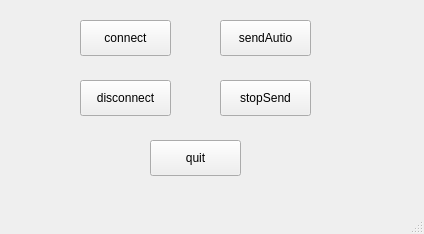
<?xml version="1.0" encoding="UTF-8"?>
<ui version="4.0">
 <class>MainWindow</class>
 <widget class="QMainWindow" name="MainWindow">
  <property name="geometry">
   <rect>
    <x>0</x>
    <y>0</y>
    <width>424</width>
    <height>234</height>
   </rect>
  </property>
  <property name="windowTitle">
   <string>MainWindow</string>
  </property>
  <widget class="QWidget" name="centralwidget">
   <widget class="QPushButton" name="connectButton">
    <property name="geometry">
     <rect>
      <x>80</x>
      <y>20</y>
      <width>91</width>
      <height>36</height>
     </rect>
    </property>
    <property name="text">
     <string>connect</string>
    </property>
   </widget>
   <widget class="QPushButton" name="quithButton">
    <property name="geometry">
     <rect>
      <x>150</x>
      <y>140</y>
      <width>91</width>
      <height>36</height>
     </rect>
    </property>
    <property name="text">
     <string>quit</string>
    </property>
   </widget>
   <widget class="QPushButton" name="sendAutioButton">
    <property name="geometry">
     <rect>
      <x>220</x>
      <y>20</y>
      <width>91</width>
      <height>36</height>
     </rect>
    </property>
    <property name="text">
     <string>sendAutio</string>
    </property>
   </widget>
   <widget class="QPushButton" name="stopSendButton">
    <property name="geometry">
     <rect>
      <x>220</x>
      <y>80</y>
      <width>91</width>
      <height>36</height>
     </rect>
    </property>
    <property name="text">
     <string>stopSend</string>
    </property>
   </widget>
   <widget class="QPushButton" name="disconnectButton">
    <property name="geometry">
     <rect>
      <x>80</x>
      <y>80</y>
      <width>91</width>
      <height>36</height>
     </rect>
    </property>
    <property name="text">
     <string>disconnect</string>
    </property>
   </widget>
  </widget>
  <widget class="QMenuBar" name="menubar">
   <property name="geometry">
    <rect>
     <x>0</x>
     <y>0</y>
     <width>424</width>
     <height>27</height>
    </rect>
   </property>
  </widget>
  <widget class="QStatusBar" name="statusbar"/>
 </widget>
 <resources/>
 <connections/>
</ui>
